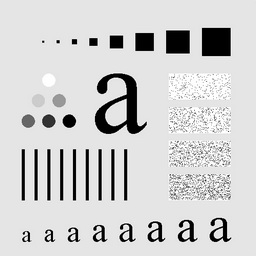
%> input picture imageEmhancement_spatialDomain/Gradient_Laplace_Sharpening/aaa256.jpg, 256 x 256 px
$ octave --eval "result = Mygrad;"   (GNU Octave 9; MATLAB toolbox functions it lacks are replaced by stand-ins)
%> lines starting %> are read from the running program, lines starting %| are printed output that depends on the picture
function output = Mygrad()
H_row = [1 1 1; 0 0 0; -1 -1 -1];
H_column = [1 0 -1; 1 0 -1; 1 0 -1];
image = imread('aaa256.jpg');
%> image is the input picture: size 256x256 uint8; min 0, max 255, mean 207.1
[i,j] = size(image);
%> i = 256; j = 256
Hr_img = image;
Hc_img = image;

pad_image = padarray(image,[1 1]);
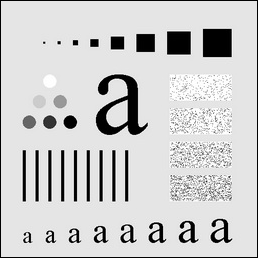
%> pad_image: size 258x258 uint8; min 0, max 255, mean 203.9

for row = 1: i
    for col = 1:j

        array(1:3,1:3) = double(pad_image(row:row+2,col:col+2));

        Hr_x_I = array.*H_row;
        Gr = abs(sum(Hr_x_I(:)));

        Hc_x_I = array.*H_column;
        Gc = abs(sum(Hc_x_I(:)));

        Hr_img(row,col) = Gr;
        Hc_img(row,col) = Gc;

    end
end
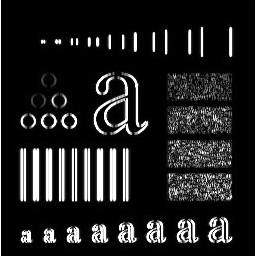
%> Hc_img: size 256x256 uint8; min 0, max 255, mean 33.5
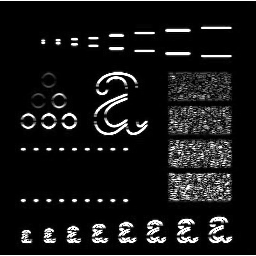
%> Hr_img: size 256x256 uint8; min 0, max 255, mean 23.3
%> after the loop, array = [229 228 0; 229 229 0; 0 0 0]

Gxy = Hr_img + Hc_img;
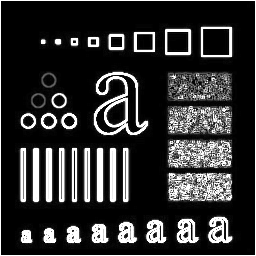
%> Gxy: size 256x256 uint8; min 0, max 255, mean 49.1

figure()
subplot(2,2,1);
imshow(image);
title('original image');
subplot(2,2,2);
imshow(Hr_img);
title('Prewitt Row filter');
subplot(2,2,3);
imshow(Hc_img);
title('Prewitt Column filter');
subplot(2,2,4);
imshow(Gxy);
title('Ouput image for Hr+Hc filter');

end
%> (the run ends here)
